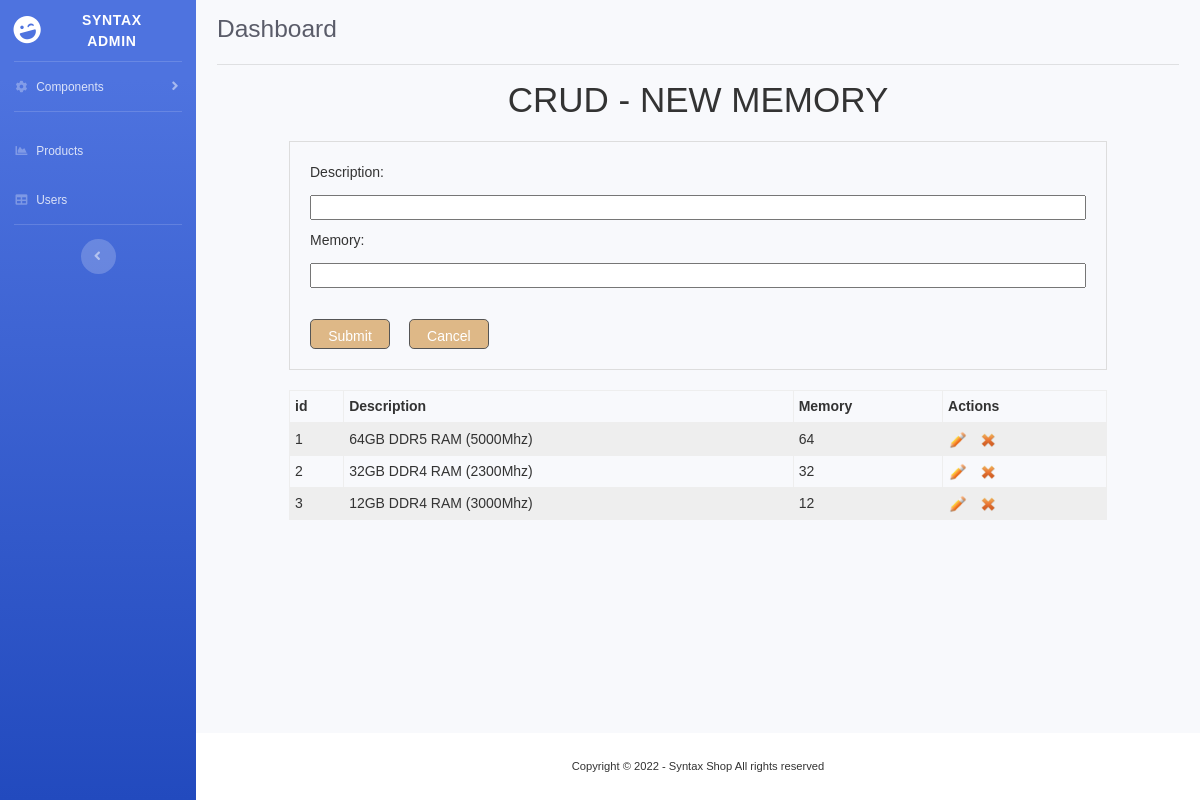
Screenshot of /admin/memory/memory.php with the database file from the repository.
### tables this page shows
CREATE TABLE spec_memory (
	id int NOT NULL AUTO_INCREMENT,
	`desc` varchar(255) NOT NULL,
	memory int NOT NULL,
	PRIMARY KEY(id)
);

### admin/memory/memory.php (the view, shortened to what this page needs)
<!DOCTYPE html>
<html lang="en">
<head>
    <link href="../vendor/fontawesome-free/css/all.min.css" rel="stylesheet" type="text/css">
    <link href="../css/sb-admin-2.min.css" rel="stylesheet">
    <link rel="stylesheet" href="../css/adminstyle.css">
</head>
<body id="page-top">
    <?php
    $descErr = $memErr = "";
    ?>
    <div id="wrapper">
        <ul class="navbar-nav bg-gradient-primary sidebar sidebar-dark accordion" id="accordionSidebar">
            <a class="sidebar-brand d-flex align-items-center justify-content-center" href="../adminindex.php">
                <div class="sidebar-brand-icon rotate-n-15">
                    <i class="fas fa-laugh-wink"></i>
                </div>
                <div class="sidebar-brand-text mx-3">Syntax Admin</sup></div>
            </a>
            <hr class="sidebar-divider my-0">
            <li class="nav-item">
                <a class="nav-link collapsed" href="#" data-toggle="collapse" data-target="#collapseTwo" aria-expanded="true" aria-controls="collapseTwo">
                    <i class="fas fa-fw fa-cog"></i>
                    <span>Components</span>
                </a>
            </li>
            <hr class="sidebar-divider">
            <li class="nav-item">
                <a class="nav-link" href="../product/product.php">
                    <i class="fas fa-fw fa-chart-area"></i>
                    <span>Products</span></a>
            </li>
            <li class="nav-item">
                <a class="nav-link" href="../user/user.php">
                    <i class="fas fa-fw fa-table"></i>
                    <span>Users</span></a>
            </li>
            <hr class="sidebar-divider d-none d-md-block">
            <div class="text-center d-none d-md-inline">
                <button class="rounded-circle border-0" id="sidebarToggle"></button>
            </div>
        </ul>
        <div id="content-wrapper" class="d-flex flex-column">
            <div id="content">
                <div class="container-fluid">
                    <div class="d-sm-flex align-items-center justify-content-between mb-3">
                        <h1 class="h3 mt-3  text-gray-800">Dashboard</h1>
                    </div>
                    <hr class="text-black-800" />
                    <div class="container">
                        <h1>CRUD - NEW MEMORY</h1>
                        <div class="frminput">
                            <form method="POST" action="<?php echo ($_SERVER["PHP_SELF"]); ?>">
                                <label for="desc">Description: </label>
                                <span class="error"><?php echo $descErr; ?></span><br>
                                <input type="text" id="desc" name="desc" class="finput" /> <br>
                                <label for="memory">Memory: </label>
                                <span class="error"><?php echo $memErr; ?></span><br>
                                <input type="text" id="memory" name="memory" class="finput" /> <br>
                                <br>
                                <input type="submit" class="btn" value="Submit">
                                <input type="reset" class="btn" value="Cancel">
                            </form>
                        </div>
                        <table class="tblindex">
                            <tr>
                                <th>id</th>
                                <th>Description</th>
                                <th>Memory</th>
                                <th>Actions</th>
                            </tr>
                            <?php
                            $result = mysqli_query($mysqli, "SELECT * FROM spec_memory order by id ");
                            while ($user_data = mysqli_fetch_array($result)) {
                                echo "<tr>";
                                echo "<td>" . $user_data['id'] . "</td>";
                                echo "<td>" . $user_data['desc'] . "</td>";
                                echo "<td>" . $user_data['memory'] . "</td>";
                                echo "<td><a href = 'edit.php?id=$user_data[id]'><img src='../img/edit.png' class='icon'/></a><a href = 'delete.php?id=$user_data[id]'><img src='../img/delete.png' class='icon' /></a>";
                                echo "</tr>";
                            }
                            ?>
                        </table>
                    </div>
                </div>
            </div>
            <footer class="sticky-footer bg-white">
                <div class="container my-auto">
                    <div class="copyright text-center my-auto">
                        <span> Copyright &copy; 2022 - Syntax Shop All rights reserved </span>
                    </div>
                </div>
            </footer>
        </div>
    </div>
</body>
</html>

### admin/css/adminstyle.css (style rules this page uses)
* { margin: 0; padding: 0; outline: none; box-sizing: border-box; }
html, body { background-color: #fff; color: #333; font-family: arial, sans-serif; font-size: 14px; font-weight: 300; }
.container { width: 860px; margin: 0 auto; }
h1 { text-align: center; margin-top: 10px; }
.frminput { border: 1px solid #ddd; margin: 20px 0; padding: 20px; }
.finput { width: 100%; height: 25px; margin: 5px 0 10px 0; }
.btn { display: inline-block; width: 80px; height: 30px; margin-right: 15px; background-color: burlywood; outline: none; color: #fff; border: 1px solid #555; }
.tblindex { border-collapse: collapse; width: 100%; }
.tblindex td, th { border: 1px solid #eee; text-align: left; padding: 5px; }
.tblindex tr:nth-child(even) { background-color: #eee; }
.icon { display: inline-block; width: 20px; height: 20px; margin-right: 10px; }

### rows the page displays
spec_memory: id "1", desc "64GB DDR5 RAM (5000Mhz)", memory "64"
spec_memory: id "2", desc "32GB DDR4 RAM (2300Mhz)", memory "32"
spec_memory: id "3", desc "12GB DDR4 RAM (3000Mhz)", memory "12"
